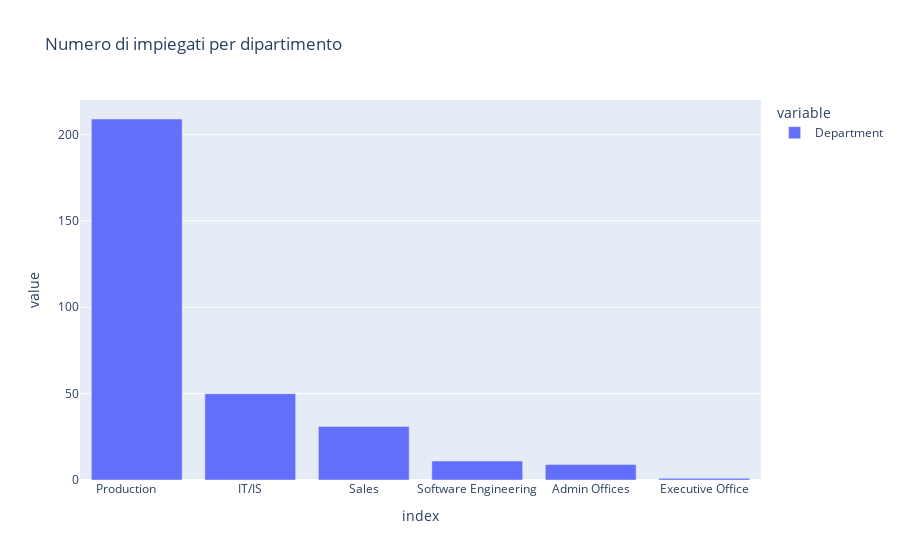

The notebook cell this image was saved under:
### Markdown cell above
Il grafico sottostante mostra il numero di impiegati per ogni dipartimento aziendale.
<br/>La maggior parte del personale è relativo al dipartimento Production (209 dipendenti), con un'importante differenza rispetto agli altri dipartimenti: IT/IS, al secondo posto, conta ad esempio solo 50 impiegati. Admin Offices e Executive Office sono i dipartimenti con meno personale (9 e 1).
<br/>I numeri sono comunque ragionevoli se si pensa al fatto che l'attività produttiva in un'azienda sia quella che richiede maggiore manodopera, mentre i reparti di amministrazione coinvolgono generalmente solo un numero limitato di persone.

### Code cell
plt.rcParams["figure.figsize"] = [10, 5]
sizesDept = df['Department'].value_counts()
px.bar(sizesDept, title = "Numero di impiegati per dipartimento")

### Figure 1 — Plotly figure (JSON) as saved in the notebook; plotly's stock layout.template omitted (floating-point values rounded to 4 significant figures)
{"data": [{"alignmentgroup": "True", "hovertemplate": "variable=Department<br>index=%{x}<br>value=%{y}<extra></extra>", "legendgroup": "Department", "marker": {"color": "#636efa", "pattern": {"shape": ""}}, "name": "Department", "offsetgroup": "Department", "orientation": "v", "showlegend": true, "textposition": "auto", "type": "bar", "x": ["Production       ", "IT/IS", "Sales", "Software Engineering", "Admin Offices", "Executive Office"], "xaxis": "x", "y": [209, 50, 31, 11, 9, 1], "yaxis": "y"}], "layout": {"barmode": "relative", "legend": {"title": {"text": "variable"}, "tracegroupgap": 0}, "title": {"text": "Numero di impiegati per dipartimento"}, "xaxis": {"anchor": "y", "domain": [0, 1], "title": {"text": "index"}}, "yaxis": {"anchor": "x", "domain": [0, 1], "title": {"text": "value"}}}}
